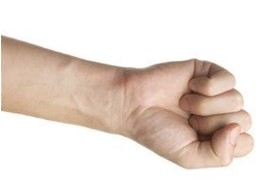
#> input picture pedra1.jpg, 267 x 181 px, found by its file name
$ python teste.py
#> lines starting #> are read from the running program, lines starting #| are printed output that depends on the picture
import cv2

# Declarando as imagens
pedra1 = cv2.imread('Pedra1.jpg')
#> pedra1 is the input picture: shape (181, 267, 3); mean B, G, R 209, 217.4, 230.7
papel1 = cv2.imread('Papel1.jpg')
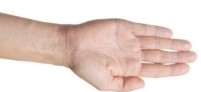
#> input picture papel1.jpg, 201 x 92 px, found by its file name
#> papel1 is the input picture: shape (92, 201, 3); mean B, G, R 204.2, 211.7, 231.1
tesoura1 = cv2.imread('Tesoura1.jpg')
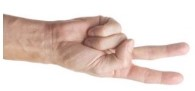
#> input picture tesoura1.jpg, 195 x 91 px, found by its file name
#> tesoura1 is the input picture: shape (91, 195, 3); mean B, G, R 206.7, 213.4, 230
pedra2 = cv2.imread('Pedra2.jpg')
papel2 = cv2.imread('Papel2.jpg')
tesoura2 = cv2.imread('Tesoura2.jpg')

# vídeo do jogo
cap = cv2.VideoCapture('pedra-papel-tesoura.mp4')

# tentando acelerar a leitura do frame
cap.set(cv2.CAP_PROP_BUFFERSIZE, 3)
cap.set(cv2.CAP_PROP_FPS, 60)

# Dimensões do vídeo
width = 1920
height = 1080

# Coordenadas dos crops
#(x,y)- A partir do ponto superior esquerdo (w) - largura e (h) - altura
crop1_x, crop1_y, crop1_w, crop1_h = 0, 0, int(width/2), height
crop2_x, crop2_y, crop2_w, crop2_h = int(width/2), 0, int(width/2), height

# Inicializa o estado anterior do jogo
jogada1_anterior = ''
jogada2_anterior = ''

while cap.isOpened():

    ret, frame = cap.read()
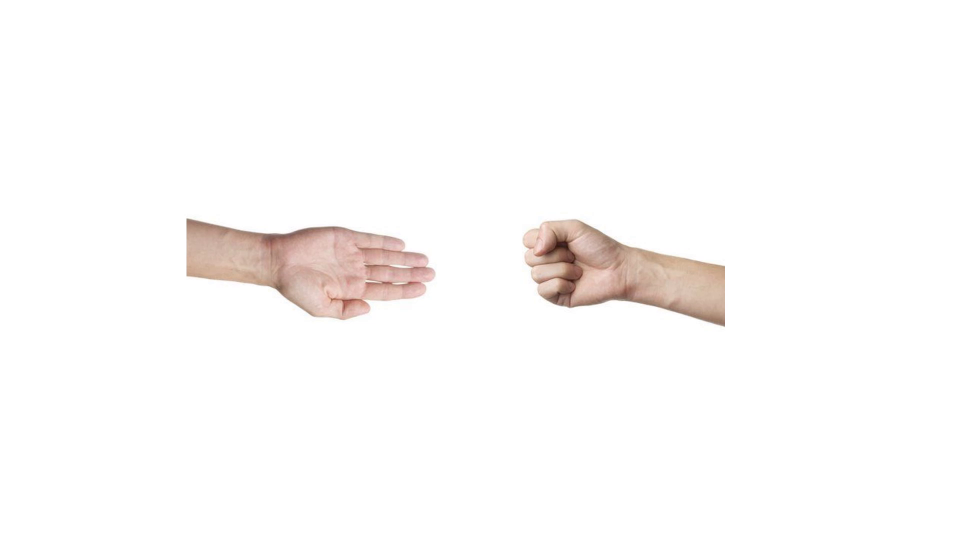
#> input picture frame 92 of pedra-papel-tesoura.mp4, 1920 x 1080 px (shown at 1/2 size)
#> frame is the input picture: shape (1080, 1920, 3); mean B, G, R 249.3, 250.1, 252
    if not ret:
        break

    # Crops por região
    crop1 = frame[crop1_y:crop1_y+crop1_h, crop1_x:crop1_x+crop1_w]
    crop2 = frame[crop2_y:crop2_y+crop2_h, crop2_x:crop2_x+crop2_w]

    # identifica a região onde o jogador 1 escolheu a jogada
    _, thresholded_crop1 = cv2.threshold(crop1, 200, 255, cv2.THRESH_BINARY)
    result_pedra1 = cv2.matchTemplate(thresholded_crop1, pedra1, cv2.TM_SQDIFF_NORMED)
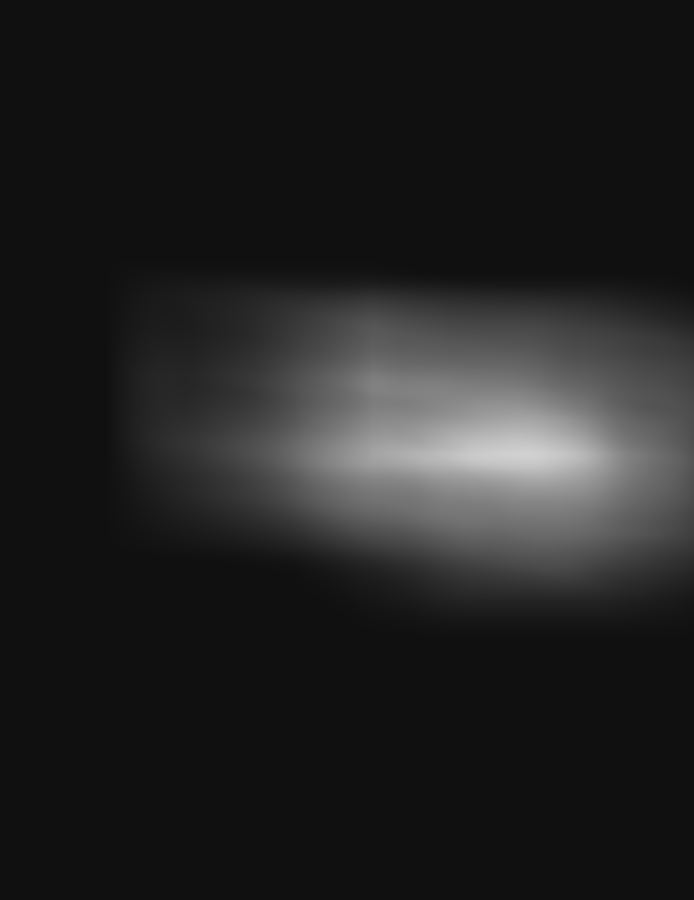
#> result_pedra1: shape (900, 694) float32; min 0.0652, max 0.821, mean 0.135
    result_papel1 = cv2.matchTemplate(thresholded_crop1, papel1, cv2.TM_SQDIFF_NORMED)
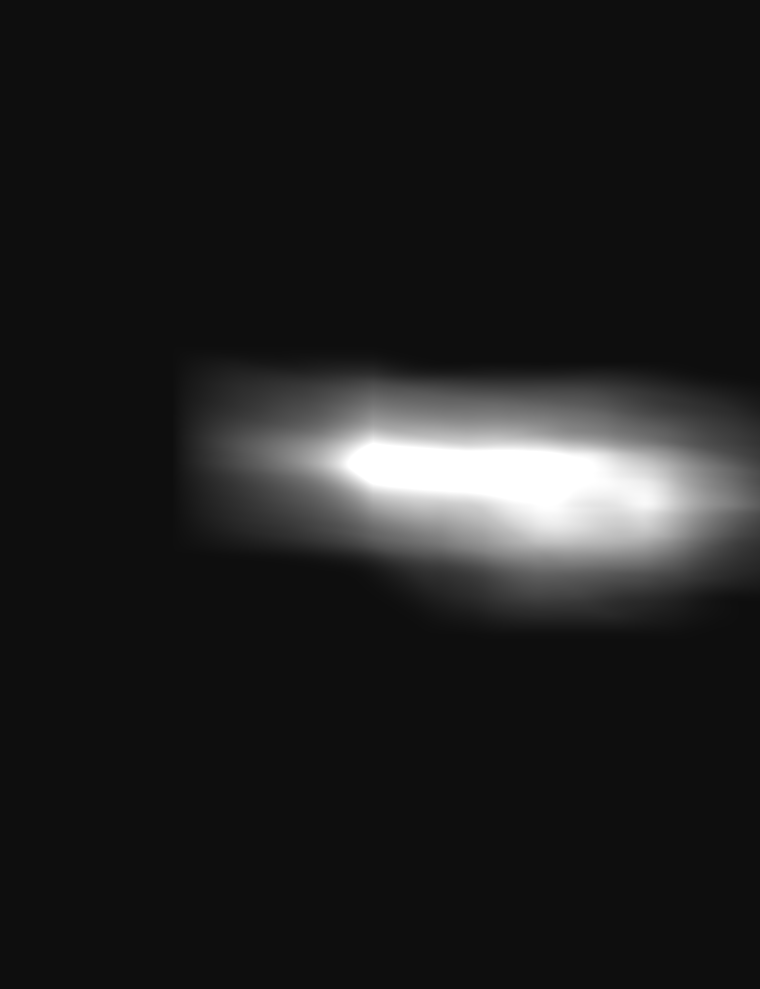
#> result_papel1: shape (989, 760) float32; min 0.0584, max 1, mean 0.126
    result_tesoura1 = cv2.matchTemplate(thresholded_crop1, tesoura1, cv2.TM_SQDIFF_NORMED)
    _, max_val_pedra1, _, max_loc_pedra1 = cv2.minMaxLoc(result_pedra1)
#> max_val_pedra1 = 0.821; max_loc_pedra1 = (522, 454)
    _, max_val_papel1, _, max_loc_papel1 = cv2.minMaxLoc(result_papel1)
#> max_val_papel1 = 1; max_loc_papel1 = (372, 443)
    _, max_val_tesoura1, _, max_loc_tesoura1 = cv2.minMaxLoc(result_tesoura1)
#> max_val_tesoura1 = 1; max_loc_tesoura1 = (372, 442)

    # Identificação do jogador 1
    p1_mao = (max_loc_pedra1[0], max_loc_pedra1[1], pedra1.shape[1], pedra1.shape[0])
#> p1_mao = (522, 454, 267, 181)
    if p1_mao is not None:
        x1, y1, w1, h1 = p1_mao
#> x1 = 522; y1 = 454; w1 = 267; h1 = 181
        cv2.rectangle(thresholded_crop1, (x1, y1), (x1 + w1, y1 + h1), (0, 255, 0), 2)
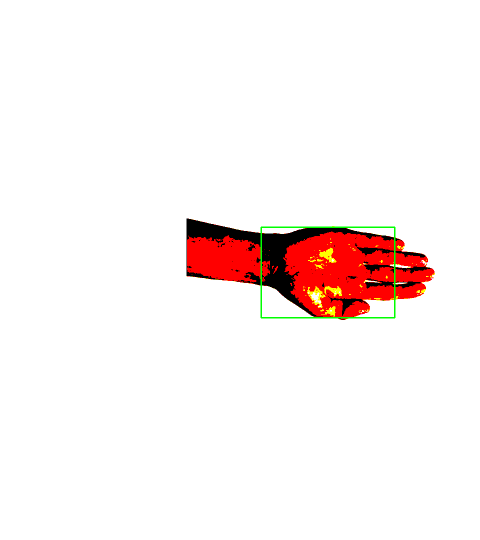
#> thresholded_crop1: shape (1080, 960, 3) (shown at 1/2 size); mean B, G, R 239.2, 240.5, 250.1

    # identifica a região onde o jogador 2 escolheu a jogada
    _, thresholded_crop2 = cv2.threshold(crop2, 200, 255, cv2.THRESH_BINARY)
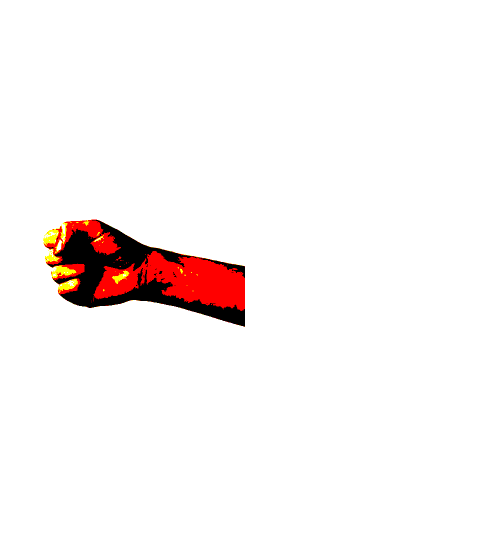
#> thresholded_crop2: shape (1080, 960, 3) (shown at 1/2 size); mean B, G, R 242.6, 243.3, 249.3
#> (the run stopped early here; a loop or call above may not have finished)
